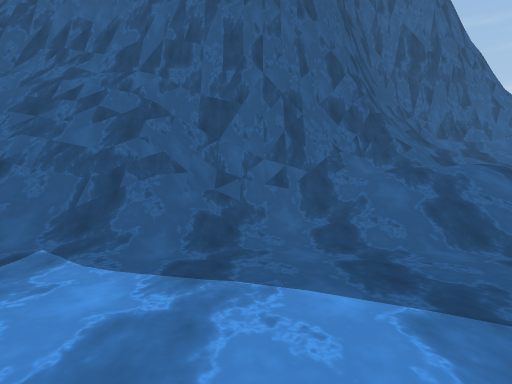
view 1 (above)

24 first-person views from a walk through a scene from a Unity 3-D project. The camera is 1.3 m above the floor, looks level and sees 70° across. The floor is counted in squares, 2 m on a side. Each view is taken from the middle of a square. On the plan, view 1 faces up. The plan holds only what a view shows up to about 11 squares ahead; the rest is blank. The place goes on beyond the plan. The player character is not drawn. Surface patterns are stand-ins for the level's own textures.

view 2
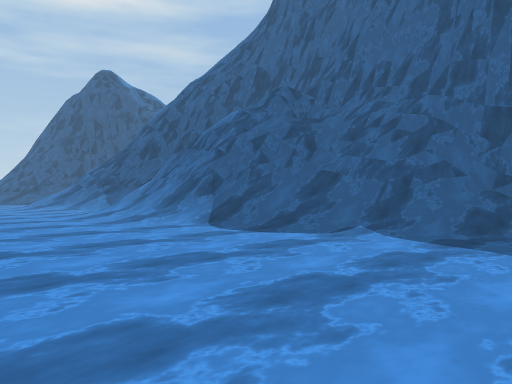

view 3
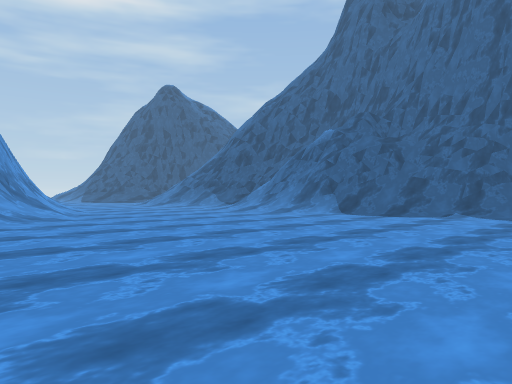

view 4
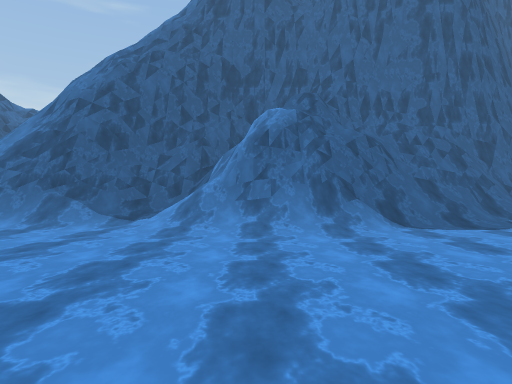

view 5
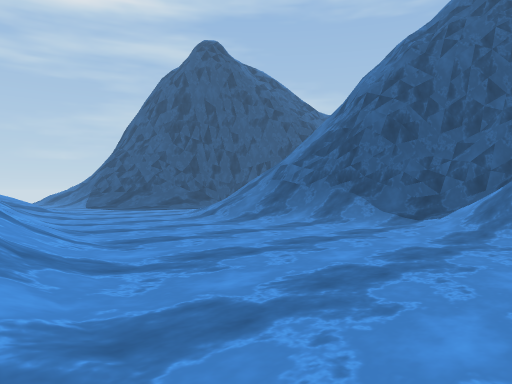

view 6
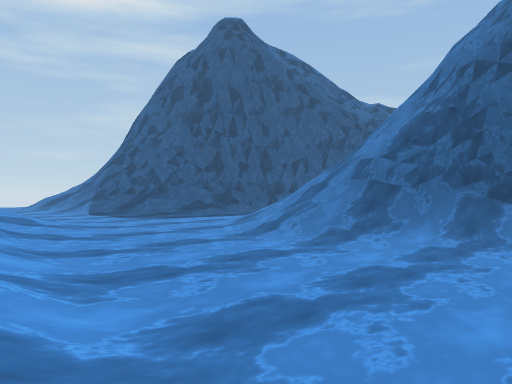

view 7
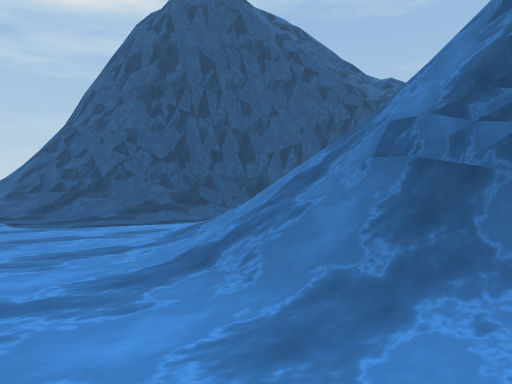

view 8
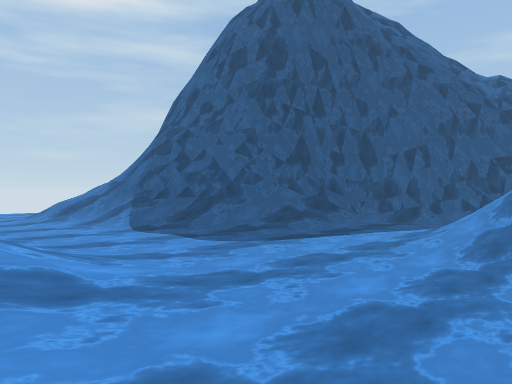

view 9
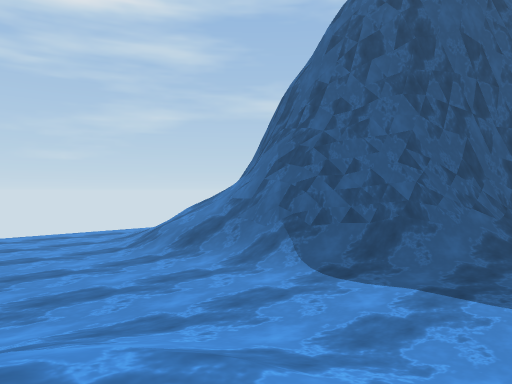

view 10
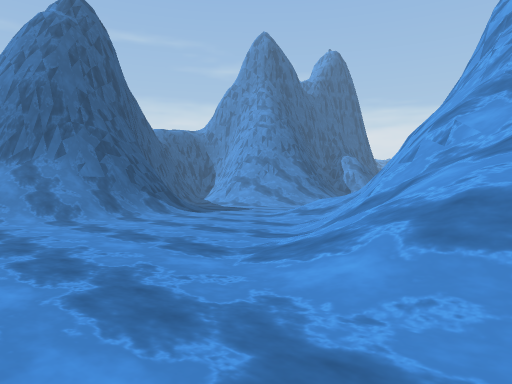

view 11
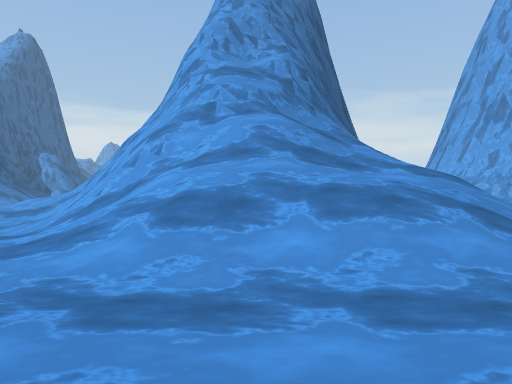

view 12
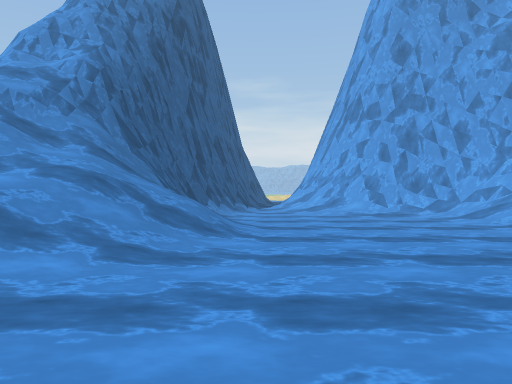

view 13
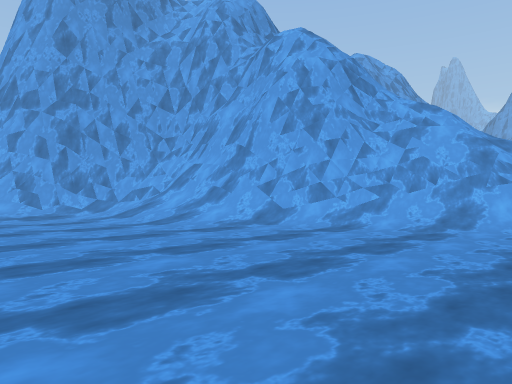

view 14
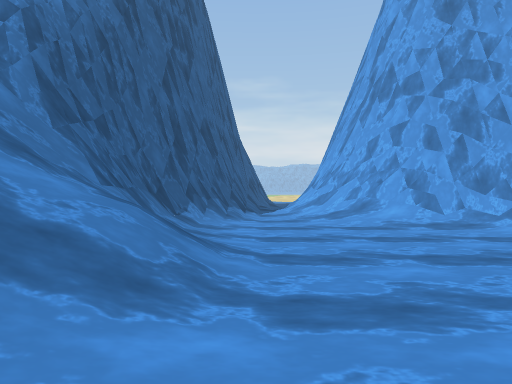

view 15
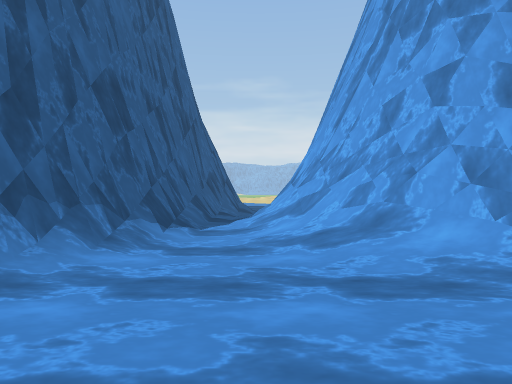

view 16
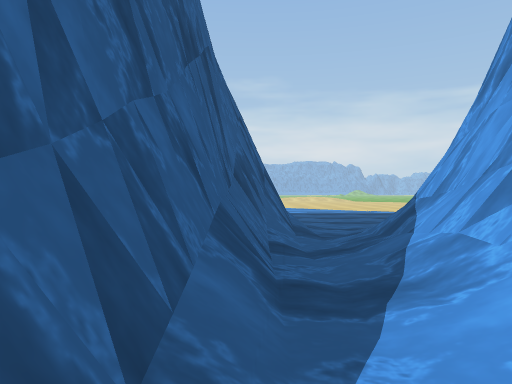

view 17
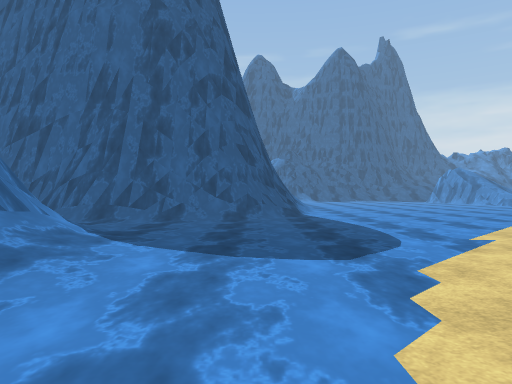

view 18
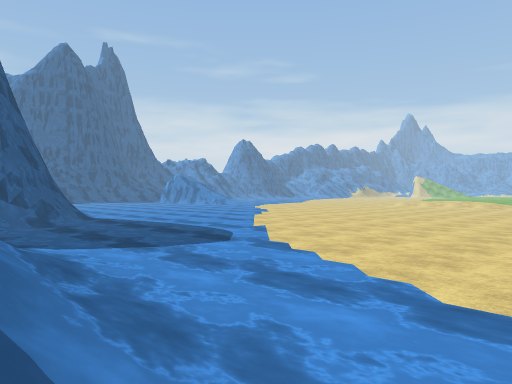

view 19
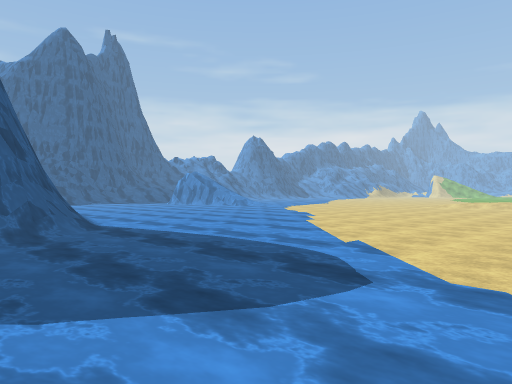

view 20
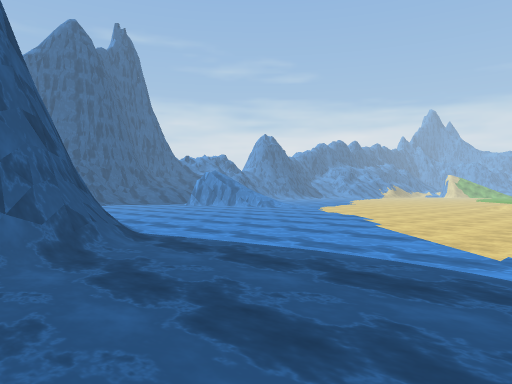

view 21
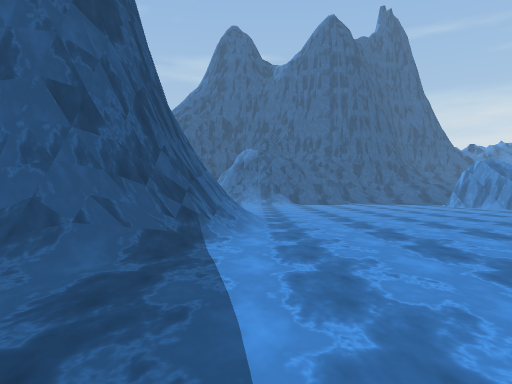

view 22
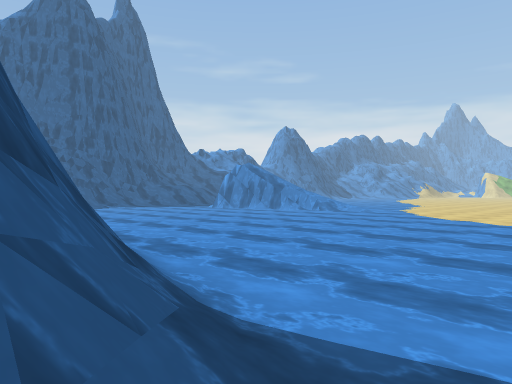

view 23
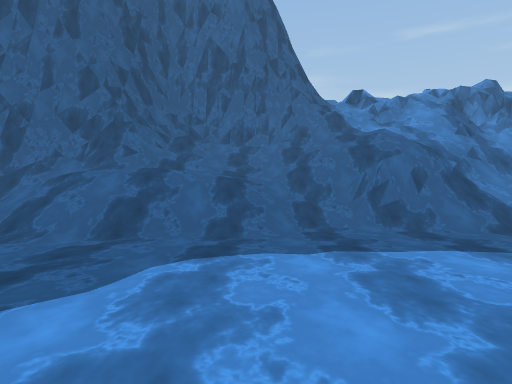

view 24
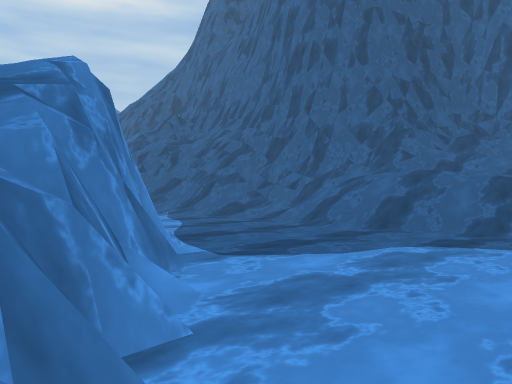

### Floor plan
Key: @ floor where view 1 was taken; # wall or solid block; . floor; / step, stairs or slope; = window, fence, low wall or low ledge.
Columns run from 31 left of view 1 to 9 right of it. Each row starts with its distance up from view 1.
 11                                      ##=
 10             ##                    #####//
  9            ##/                    #//////
  8           ##/                   ###//////
  7          ##/.  ==##           ###////////
  6         ##/..   /###      ######////////=
  5    ##   ##/../////#####  ##/==////////../
  4    ######//..////=##//#####////..///.....
  3    //###//...//////////=/////............
  2  /////=//...../////../////..............
  1 ..//////................................
  0 ...............................@. #/...
 -1 .........//////.................. /##..
 -2   ....../// ///////..............  ///.
 -3   ...../// /      ////..........
 -4   ....///=         ##//..........
 -5  ...///###          ##//.........
 -6  ..///=###              /........
 -7  ..////=#               /........
 -8 ...////##              #/........
 -9  ../////##             #/.........
-10   ./////=##            #/..........
-11   ./////####          ##...........
-12  ...///////#####    ###/.......
-13 ....../.....///######//.........
-14 ...........//////////............
-15 ..........//##### /...............
-16 ........../###     /..............
-17 ..........##       #/............
-18  .....////#        #/............
-19  ....////##         /...........
-20  ..//######         /............
-21  ///##              /............
-22  //=##              /.......
-23   //##             / ..

Positions as (right, up) in squares from view 1, and headings:
1: (0, 0), facing up
2: (1, -2), facing up-left
3: (1, -7), facing up-left
4: (-8, -5), facing up
5: (-8, -4), facing up-left
6: (-11, -3), facing up-left
7: (-13, 0), facing up-left
8: (-16, -2), facing up-left
9: (-20, -3), facing up-left
10: (-30, -8), facing up-right
11: (-31, -8), facing right
12: (-31, -13), facing right
13: (-31, -14), facing down-right
14: (-28, -13), facing right
15: (-24, -14), facing right
16: (-19, -13), facing right
17: (-9, -22), facing up
18: (-12, -23), facing up-right
19: (-11, -20), facing up-right
20: (-11, -18), facing up-right
21: (-7, -16), facing up
22: (-9, -13), facing up-right
23: (6, -1), facing up
24: (7, -2), facing up-left
